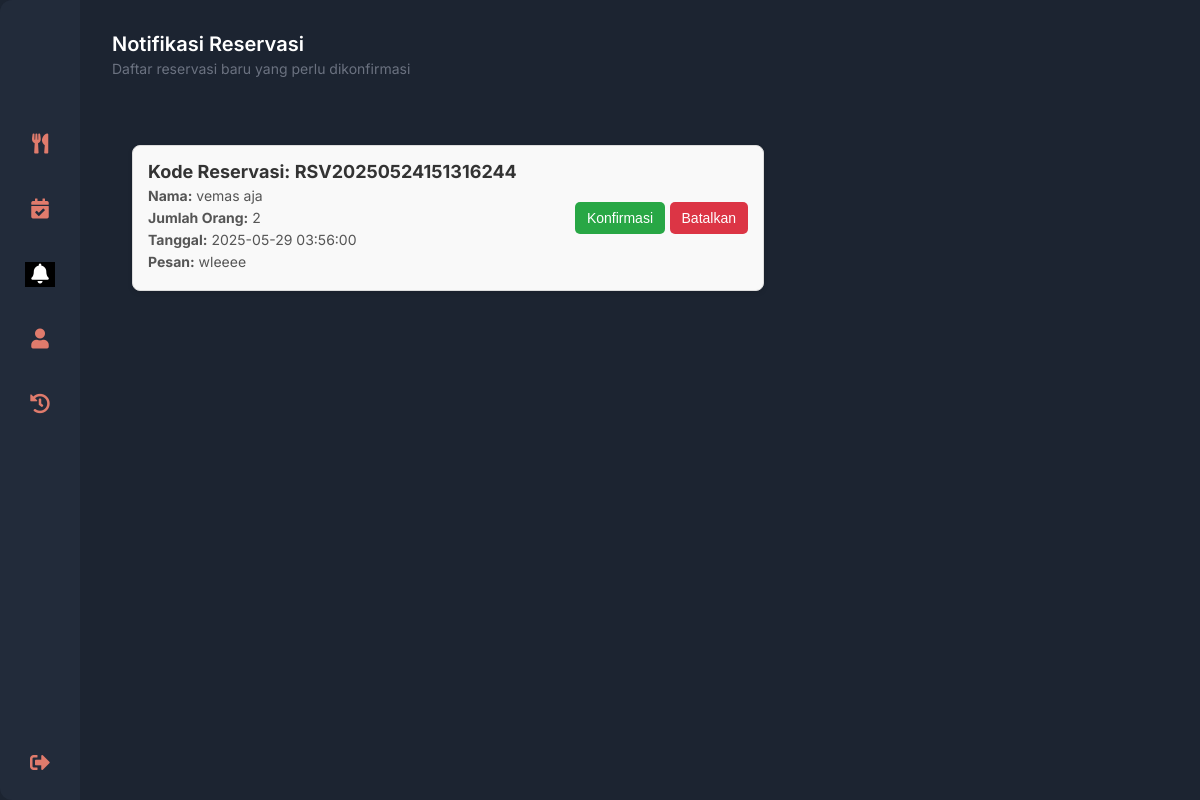
Screenshot of /WEBPRO/pages/kasir/notif.php (signed in) with the database file from the repository.
### tables this page shows
CREATE TABLE `reservasi` (
  `id` int(11) NOT NULL,
  `user_id` int(11) DEFAULT NULL,
  `kode_reservasi` varchar(20) DEFAULT NULL,
  `tanggal_reservasi` datetime DEFAULT NULL,
  `jumlah_orang` int(11) DEFAULT NULL,
  `email` varchar(255) NOT NULL,
  `message` varchar(255) NOT NULL,
  `no_telp` varchar(20) NOT NULL,
  `status` enum('pending','dikonfirmasi','dibatalkan') DEFAULT NULL,
  `created_at` timestamp NOT NULL DEFAULT current_timestamp(),
  `updated_at` timestamp NOT NULL DEFAULT current_timestamp() ON UPDATE current_timestamp()
);

CREATE TABLE `users` (
  `id` int(11) NOT NULL,
  `role` enum('admin','kasir','member') DEFAULT NULL,
  `username` varchar(50) DEFAULT NULL,
  `password` varchar(255) DEFAULT NULL,
  `nama` varchar(100) DEFAULT NULL,
  `email` varchar(100) DEFAULT NULL,
  `no_telp` varchar(20) DEFAULT NULL,
  `gender` enum('Laki-laki','Perempuan') DEFAULT NULL,
  `alamat` text DEFAULT NULL,
  `profile_picture` varchar(255) DEFAULT NULL,
  `created_at` timestamp NOT NULL DEFAULT current_timestamp(),
  `updated_at` timestamp NOT NULL DEFAULT current_timestamp() ON UPDATE current_timestamp()
);

### WEBPRO/pages/kasir/notif.php (the view, shortened to what this page needs)
<?php
include '../../koneksi.php';
$sql = "SELECT * FROM reservasi
        JOIN users ON reservasi.user_id = users.id
        WHERE status = 'pending'
        ORDER BY reservasi.created_at";
$result = $conn->query($sql);
?>
<!DOCTYPE html>
<html lang="en">
<head>
    <link rel="stylesheet" href="https://cdnjs.cloudflare.com/ajax/libs/font-awesome/5.15.3/css/all.min.css" />
    <link href="../../css/kasir.css" rel="stylesheet">
</head>
<body>
    <div class="container" role="main">
       <?php include '../../views/kasir/sidebar.php'; ?>
        <main>
            <header>
                <h1>Notifikasi Reservasi</h1>
                <p>Daftar reservasi baru yang perlu dikonfirmasi</p>
            </header>
            <section class="notification-section" aria-label="Reservation Notifications">
                <div class="notification-container">
                    <?php
                    if ($result->num_rows > 0) {
                        while ($row = $result->fetch_assoc()) {
                            ?>
                            <div class="notification-card">
                                <div class="notification-info">
                                    <h3>Kode Reservasi: <?php echo $row['kode_reservasi']; ?></h3>
                                    <p><strong>Nama:</strong> <?php echo $row['nama']; ?></p>
                                    <p><strong>Jumlah Orang:</strong> <?php echo $row['jumlah_orang']; ?></p>
                                    <p><strong>Tanggal:</strong> <?php echo $row['tanggal_reservasi']; ?></p>
                                    <p><strong>Pesan:</strong> <?php echo $row['message']; ?></p>
                                </div>
                                <div class="actions">
                                    <form method="POST" action="update_reservasi.php">
                                        <button type="submit" name="action" value="confirm" class="btn-confirm">Konfirmasi</button>
                                        <button type="submit" name="action" value="cancel" class="btn-cancel">Batalkan</button>
                                    </form>
                                </div>
                            </div>
                            <?php
                        }
                    } else {
                        echo "<p class='no-notifications'>Tidak ada reservasi baru.</p>";
                    }
                    ?>
                </div>
            </section>
        </main>
    </div>
</body>
</html>

### WEBPRO/css/kasir.css (style rules this page uses)
* { box-sizing: border-box; }
html, body { width: 100%; margin: 0; padding: 0; height: 100%; font-family: 'Inter', sans-serif; background-color: #1c2431; }
.container { display: flex; height: 100vh; }
main { flex: 1; padding: 32px; display: flex; flex-direction: column; gap: 24px; height: 100vh; min-height: 100vh; margin-left: 80px; margin-right: 384px; overflow-y: auto; position: relative; }
main header { margin-bottom: 24px; }
main header h1 { color: white; font-weight: 600; font-size: 20px; margin: 0 0 4px 0; }
main header p { font-size: 14px; color: #6b7280; margin: 0; }

### WEBPRO/pages/kasir/notif.php (style rules this page uses)
.notification-container { display: flex; flex-direction: column; gap: 20px; padding: 20px; }
.notification-card { display: flex; justify-content: space-between; align-items: center; background-color: #f9f9f9; border: 1px solid #ddd; border-radius: 8px; padding: 15px; box-shadow: 0 2px 5px rgba(0, 0, 0, 0.1); }
.notification-card h3 { margin: 0; font-size: 18px; color: #333; }
.notification-card p { margin: 5px 0; font-size: 14px; color: #555; }
.notification-card .actions { display: flex; gap: 10px; }
.notification-card .actions button { padding: 8px 12px; border: none; border-radius: 5px; cursor: pointer; font-size: 14px; }
.notification-card .actions .btn-confirm { background-color: #28a745; color: #fff; }
.notification-card .actions .btn-cancel { background-color: #dc3545; color: #fff; }

### rows the page displays
reservasi: kode_reservasi "RSV20250524151316244", user.nama "vemas aja", jumlah_orang "2", tanggal_reservasi "2025-05-29 03:56:00", message "wleeee"
